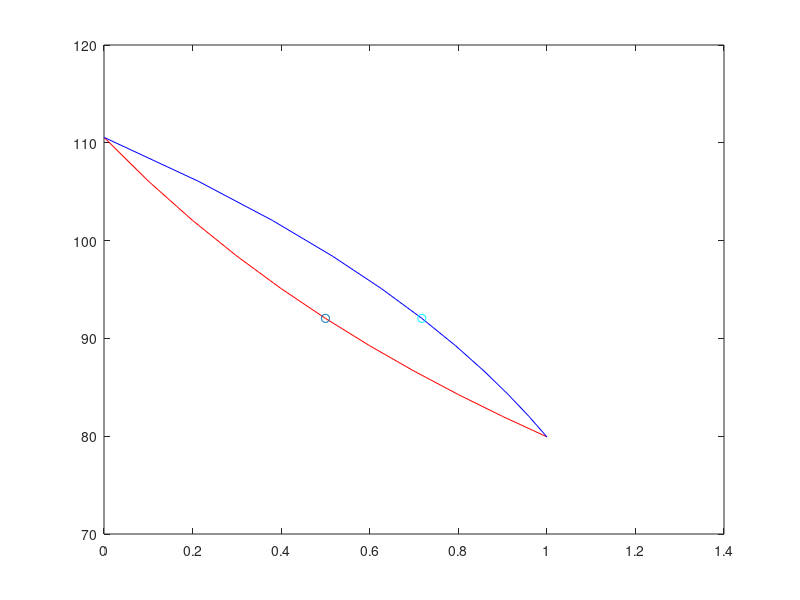

This figure's MATLAB source:
clc
clear all

A1 = -3848.09
A2 = -4328.12
B1 = 17.5318
B2 = 17.913
 
Tba = (A1/(log(760)-B1))-273.15
Tbb = (A2/(log(760)-B2))-273.15
 
x = 0:0.1:1
T = ones(1,10)

 
for i = (1:11)
    p1 = @(T) (x(i).*(exp(A1./(T+273.15) + B1)))+((1-x(i)).*(exp(A2./(T+273.15)+B2)))-760;
    T(i) = fzero(p1,60);
end
disp(x)
disp(T)
 
for i = (1:11)
    p2 = @(p) ((p./(exp(A1./(T(i)+273.15)+B1))) + ((1-p)./exp(((A2)./(T(i)+273.15))+ B2)) - (1/760));
    p(i) = fzero(p2,0);
    
end
disp(p)
 
 
plot(x,T,'r',p,T,'b')
hold on;
 
% For equimolar concentrations,
x1 = 0.5;
p1 = @(T) x1*(exp(A1/(T+273.15) + B1))+((1-x1).*(exp(A2/(T+273.15)+B2)))-760;
T1 = fzero(p1,0)
 
plot(x1,T1,'o')
y1 = x1*(exp(A1./(T1+273.15)+B1))/760
 
plot(y1,T1,'co')


